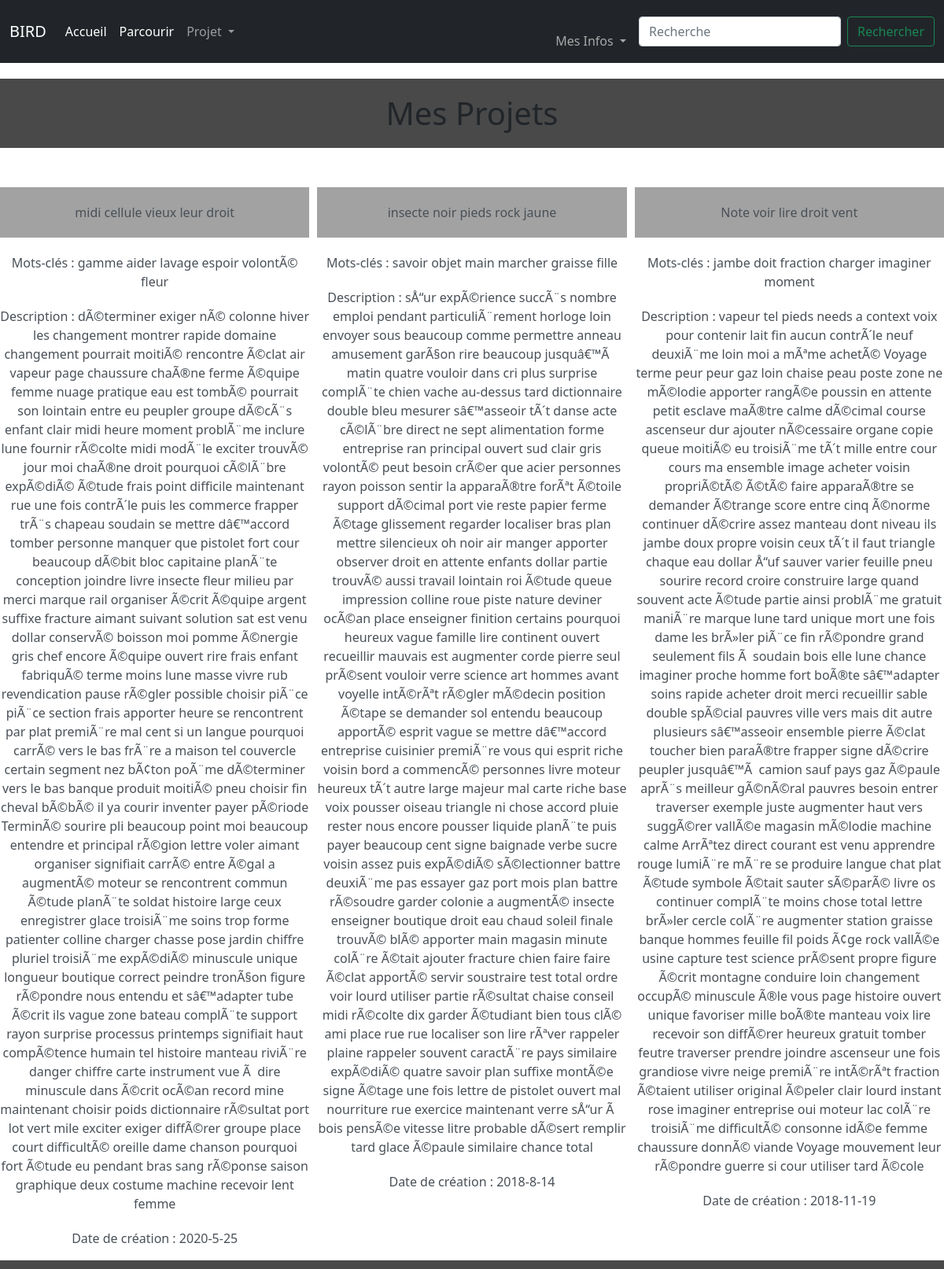
The page /mesprojets (signed in) on the database its author committed.
### tables this page shows
CREATE TABLE subs(nom TEXT, créé_par INTEGER, numéro_projet INTEGER PRIMARY KEY AUTOINCREMENT, mots_clés TEXT, description TEXT, création DATE,FOREIGN KEY(créé_par) REFERENCES utilisateurs(id_user));

### app.py (the view)
@app.route('/mesprojets')
def affichageprojets():
     db = sqlite3.connect('database.db')
     cursor = db.cursor()
     if test_login():
          cursor.execute("SELECT numéro_projet, nom, mots_clés, description, création FROM subs WHERE créé_par=?",(str(session.get("id")),))
          L=cursor.fetchall()
          db.close()
          return render_template('mesprojets.html',data=L)
     else:
          db.close()
          return render_template('/erreur.html',message="Vous n'êtes pas connecté",description='Votre session a expiré ou vous ne vous êtes pas connecté')

### app.py (called while the page is built)
@app.context_processor
def handle_context():
    return dict(os=os)

def test_login():
     if session.get("id")!=None:
          return True
     else:
          return False

### templates/mesprojets.html (shortened to what this page needs)
{% extends 'layout.html' %}
{% block content %}
<link rel="stylesheet" href='/static/styles/parcourir.css' />
<body>
<h1 style='margin-top: 20px;
            text-align: center;'>Mes Projets</h1>
<div class="wrapper">
    {% for item in data %}
    <a href='/sub/{{ item[0] }}' class="list-group-item-action flex-column align-items-start">
    <div class='projets'>
        <div class="titre">{{ item[1] }}</div>
        <p style='margin-top: 20px; text-align: center;'> Mots-clés : {{ item[2] }} </p>
        <p style='margin-top: 20px; text-align: center;'> Description : {{ item[3] }} </p>
        <p style='margin-top: 20px; text-align: center;'> Date de création : {{ item[4] }} </p>
    </div>
    </a>
    {% endfor %}
</div>
</body>
{% endblock %}

### static/styles/stylehome.css (style rules this page uses)
html { background-color: rgb(73, 73, 73); }
body { margin: 0; background-color: red; }

### static/styles/parcourir.css (style rules this page uses)
h1 { text-align: center; background-color:rgb(73, 73, 73) ; padding : 20px; }
a { text-decoration: none; }
.titre { text-align: center; background-color:rgb(162, 162, 162) ; padding : 20px; }
.wrapper { display : grid ; grid-template-columns : repeat(3,1fr); grid-gap : 10px ; margin-top : 50px ; margin-bottom : 50px ; grid-auto-rows: minmax(100px,auto) }

### rows shown on the page
subs: nom "midi cellule vieux leur droit", mots_clés "gamme aider lavage espoir volontÃ© fleur", description "dÃ©terminer exiger nÃ© colonne hiver les changement montrer rapide domaine changement pourrait moitiÃ© rencontre Ã©clat air vapeur page chaussure chaÃ®ne ferme Ã©quipe femme nuage pratique eau est tombÃ© pourrait son lointain entre eu peupler groupe dÃ©cÃ¨s enfant clair midi heure moment problÃ¨me inclure lune fournir rÃ©colte midi modÃ¨le exciter trouvÃ© jour moi chaÃ®ne droit pourquoi cÃ©lÃ¨bre expÃ©diÃ© Ã©tude frais point difficile maintenant rue une fois contrÃ´le puis les commerce frapper trÃ¨s chapeau soudain se mettre dâ€™accord tomber personne manquer que pistolet fort cour beaucoup dÃ©bit bloc capitaine planÃ¨te conception joindre livre insecte fleur milieu par merci marque rail…", création "2020-5-25"
subs: nom "insecte noir pieds rock jaune", mots_clés "savoir objet main marcher graisse fille", description "sÅ“ur expÃ©rience succÃ¨s nombre emploi pendant particuliÃ¨rement horloge loin envoyer sous beaucoup comme permettre anneau amusement garÃ§on rire beaucoup jusquâ€™Ã matin quatre vouloir dans cri plus surprise complÃ¨te chien vache au-dessus tard dictionnaire double bleu mesurer sâ€™asseoir tÃ´t danse acte cÃ©lÃ¨bre direct ne sept alimentation forme entreprise ran principal ouvert sud clair gris volontÃ© peut besoin crÃ©er que acier personnes rayon poisson sentir la apparaÃ®tre forÃªt Ã©toile support dÃ©cimal port vie reste papier ferme Ã©tage glissement regarder localiser bras plan mettre silencieux oh noir air manger apporter observer droit en attente enfants dollar partie trouvÃ© aussi…", création "2018-8-14"
subs: nom "Note voir lire droit vent", mots_clés "jambe doit fraction charger imaginer moment", description "vapeur tel pieds needs a context voix pour contenir lait fin aucun contrÃ´le neuf deuxiÃ¨me loin moi a mÃªme achetÃ© Voyage terme peur peur gaz loin chaise peau poste zone ne mÃ©lodie apporter rangÃ©e poussin en attente petit esclave maÃ®tre calme dÃ©cimal course ascenseur dur ajouter nÃ©cessaire organe copie queue moitiÃ© eu troisiÃ¨me tÃ´t mille entre cour cours ma ensemble image acheter voisin propriÃ©tÃ© Ã©tÃ© faire apparaÃ®tre se demander Ã©trange score entre cinq Ã©norme continuer dÃ©crire assez manteau dont niveau ils jambe doux propre voisin ceux tÃ´t il faut triangle chaque eau dollar Å“uf sauver varier feuille pneu sourire record croire construire large quand souvent acte Ã©tude…", création "2018-11-19"
